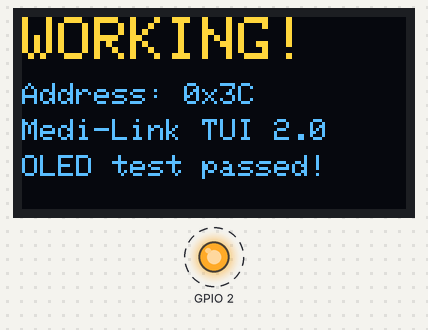
This sketch was run on a simulated ESP32-S2. On the bench: 128×64 one-colour display, output pins drawn as LEDs (lit = HIGH). Dashed ring = blinking. The OLED is the two-colour kind (top 16 rows yellow); what the sketch prints to the serial monitor is not drawn.

Above: at 2.0 s.
Timing chart, 0 to 130.0 s (numbered marks = the images above):
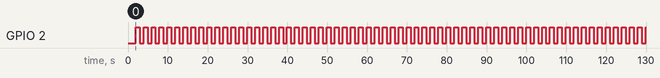

The sketch:

oled_minimum_test.ino
```cpp
// ═══════════════════════════════════════════════════
// OLED MINIMUM TEST — Upload this alone
// No DFPlayer, no buzzer, no Python needed
// Just ESP32 + OLED
// Open Serial Monitor at 115200 to see diagnosis
// ═══════════════════════════════════════════════════

#include <Wire.h>
#include <Adafruit_GFX.h>
#include <Adafruit_SSD1306.h>

// ── Try changing these if still not working ─────────
// Standard ESP32 DevKit V1:  SDA=21, SCL=22
// ESP32-S2 / S3:             SDA=8,  SCL=9
// Try alternative:           SDA=4,  SCL=15
#define SDA_PIN 21
#define SCL_PIN 22

Adafruit_SSD1306 display(128, 64, &Wire, -1);

void setup() {
  Serial.begin(115200);
  delay(1000);
  Serial.println("=== OLED TEST STARTING ===");

  // ── Start I2C ─────────────────────────────────────
  Wire.begin(SDA_PIN, SCL_PIN);
  delay(200);
  Serial.print("I2C started on SDA=");
  Serial.print(SDA_PIN);
  Serial.print(" SCL=");
  Serial.println(SCL_PIN);

  // ── Scan I2C bus for any device ───────────────────
  Serial.println("Scanning I2C bus...");
  int found = 0;
  for (byte addr = 1; addr < 127; addr++) {
    Wire.beginTransmission(addr);
    byte err = Wire.endTransmission();
    if (err == 0) {
      Serial.print("  Device found at 0x");
      if (addr < 16) Serial.print("0");
      Serial.print(addr, HEX);
      if      (addr == 0x3C) Serial.println(" <-- OLED (use 0x3C)");
      else if (addr == 0x3D) Serial.println(" <-- OLED (use 0x3D)");
      else                   Serial.println(" <-- unknown device");
      found++;
    }
  }

  if (found == 0) {
    Serial.println();
    Serial.println("!!! NO DEVICES FOUND !!!");
    Serial.println("This means wiring is wrong.");
    Serial.println("Check:");
    Serial.println("  VCC -> 3.3V (NOT 5V)");
    Serial.println("  GND -> GND");
    Serial.println("  SDA -> GPIO 21");
    Serial.println("  SCL -> GPIO 22");
    Serial.println("Press RST and try again.");
    // Blink built-in LED rapidly to signal no I2C device
    pinMode(2, OUTPUT);
    while (true) {
      digitalWrite(2, HIGH); delay(100);
      digitalWrite(2, LOW);  delay(100);
    }
  }

  // ── Try to init display at found address ──────────
  bool ok = false;
  byte oledAddr = 0;

  if (!ok) {
    if (display.begin(SSD1306_SWITCHCAPVCC, 0x3C)) {
      ok = true; oledAddr = 0x3C;
    }
  }
  if (!ok) {
    if (display.begin(SSD1306_SWITCHCAPVCC, 0x3D)) {
      ok = true; oledAddr = 0x3D;
    }
  }

  if (!ok) {
    Serial.println("!!! OLED begin() FAILED !!!");
    Serial.println("Device found on I2C but display init failed.");
    Serial.println("Library may be wrong. Check:");
    Serial.println("  Adafruit SSD1306 library installed?");
    Serial.println("  Adafruit GFX library installed?");
    while (true);
  }

  // ── SUCCESS — draw test pattern ───────────────────
  Serial.print("[SUCCESS] OLED working at address 0x");
  Serial.println(oledAddr, HEX);
  Serial.println("You should see text on the display now.");
  Serial.print("Use this address in your main code: 0x");
  Serial.println(oledAddr, HEX);

  // Test 1: White fill
  display.fillScreen(SSD1306_WHITE);
  display.display();
  delay(600);

  // Test 2: Show text
  display.clearDisplay();
  display.setTextColor(SSD1306_WHITE);

  display.setTextSize(2);
  display.setCursor(0, 0);
  display.println("WORKING!");

  display.setTextSize(1);
  display.setCursor(0, 22);
  display.print("Address: 0x");
  display.println(oledAddr, HEX);

  display.setCursor(0, 34);
  display.println("Medi-Link TUI 2.0");

  display.setCursor(0, 46);
  display.println("OLED test passed!");

  display.display();
}

void loop() {
  // Blink built-in LED slowly = test passed
  // Rapid blink = test failed
  pinMode(2, OUTPUT);
  digitalWrite(2, HIGH); delay(1000);
  digitalWrite(2, LOW);  delay(1000);
}
```

Measured:
- by itself, GPIO 2: alternates HIGH for 1.0 s and LOW for 1.0 s
